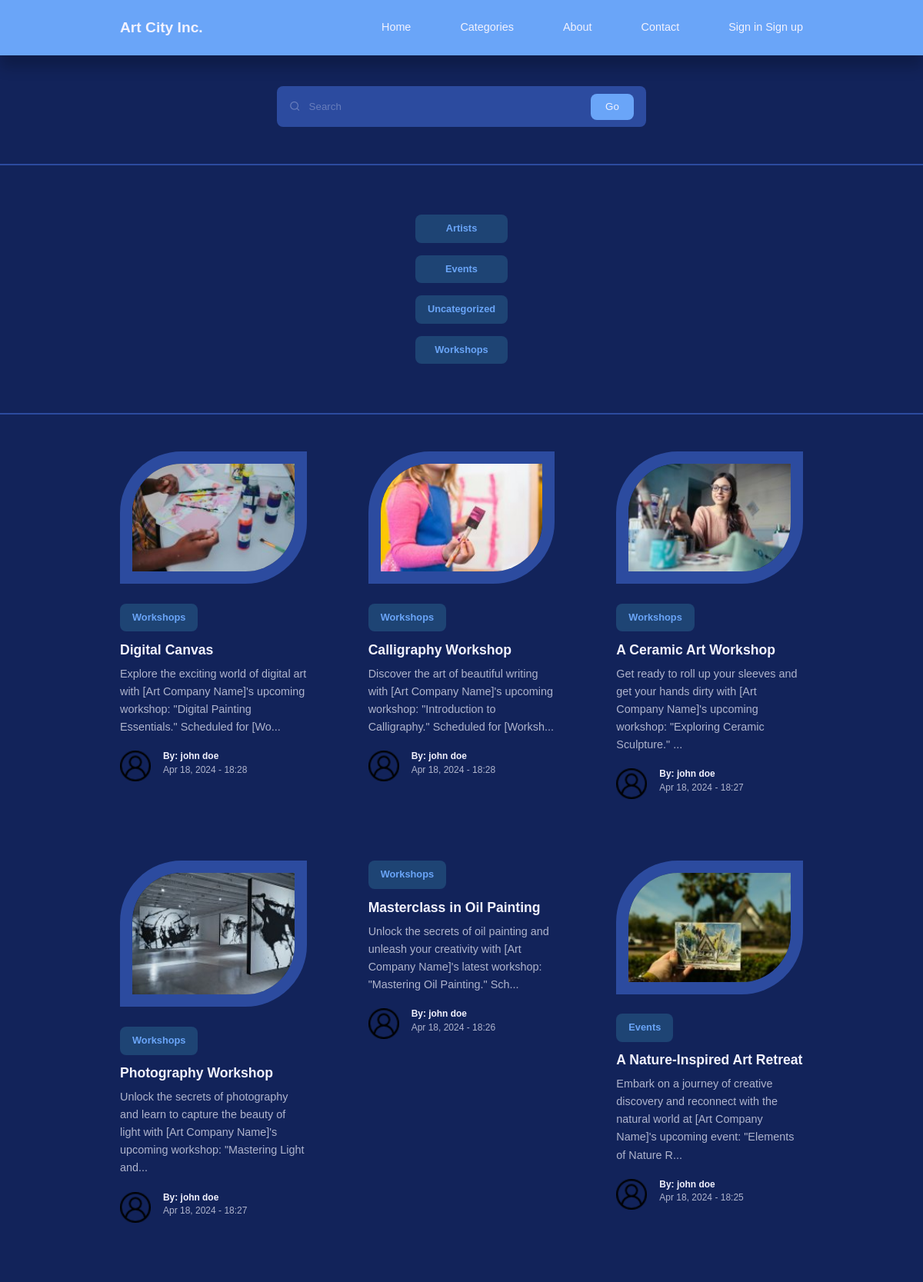
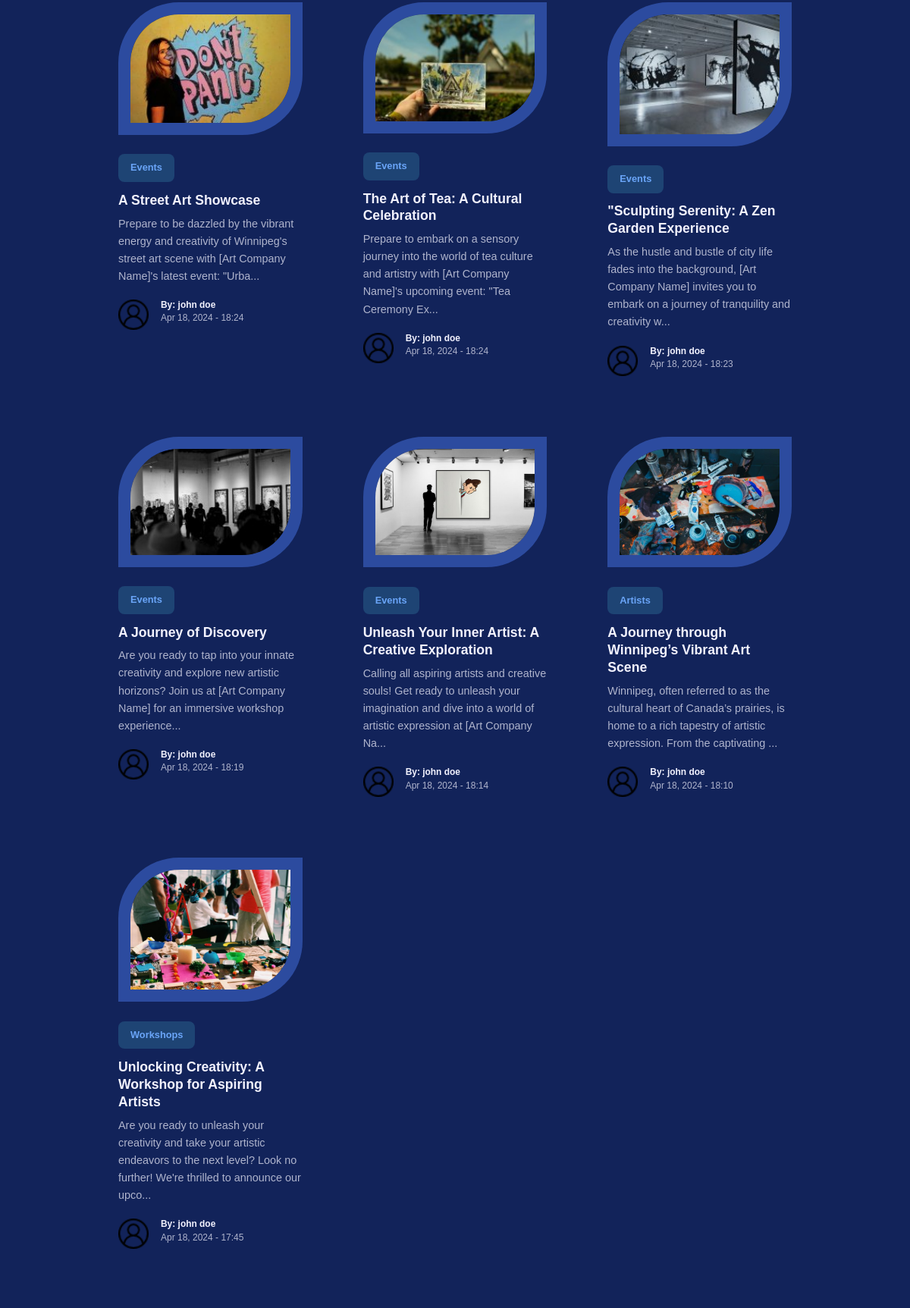
/categories.php (upper part), run on the app's committed database (2 pictures, top to bottom).
### tables this page shows
CREATE TABLE `artcitycategories` (
  `id` int(11) UNSIGNED NOT NULL,
  `title` varchar(25) NOT NULL,
  `description` varchar(255) NOT NULL
);

CREATE TABLE `artcityposts` (
  `id` int(11) UNSIGNED NOT NULL,
  `title` varchar(255) NOT NULL,
  `content` text NOT NULL,
  `thumbnail` varchar(255) DEFAULT NULL,
  `created_date` timestamp NOT NULL DEFAULT current_timestamp(),
  `category_id` int(11) UNSIGNED DEFAULT NULL,
  `author_id` int(11) UNSIGNED NOT NULL,
  `is_featured` int(1) NOT NULL
);

CREATE TABLE `artcityusers` (
  `id` int(11) UNSIGNED NOT NULL,
  `firstname` varchar(25) NOT NULL,
  `lastname` varchar(25) NOT NULL,
  `username` varchar(25) NOT NULL,
  `email` varchar(50) NOT NULL,
  `password` varchar(255) NOT NULL,
  `is_admin` tinyint(1) NOT NULL
);

### categories.php (the view, shortened to what this page needs)
<?php
require('connect.php');
include('nav.php');
$query_regular = 'SELECT * FROM artcityposts WHERE is_featured = 0 ORDER BY created_date DESC';
$regular_posts =  $db->query($query_regular)->fetchAll(PDO::FETCH_ASSOC);
?>
<!DOCTYPE html>
<html lang="en">
<head>
    <link rel="stylesheet" href="main.css?v=<?php echo time(); ?>">
</head>
<body>
    <section class="search__bar">
        <form class="container search__bar-container" action="search.php" method="GET">
            <div>
                <i class="uil uil-search"></i>
                <input type="search" name="q" placeholder="Search">
            </div>
            <button type="submit" class="btn">Go</button>
        </form>
    </section>
    <section class="category__buttons">
        <div class="container category__buttons-container">
            <?php
            $categories_query = "SELECT * FROM artcitycategories ORDER BY title ASC";
            $categories_stmt = $db->query($categories_query);
            ?>
            <?php while ($cat = $categories_stmt->fetch(PDO::FETCH_ASSOC)) : ?>
                <a href="category-post.php?id=<?= $cat['id'] ?>" class="category__button"><?= $cat['title'] ?></a>
            <?php endwhile; ?>
        </div>
    </section>
    <section class="posts">
        <div class="container posts__container">
            <?php foreach ($regular_posts as $post) : ?>
                <article class="post">
                    <?php if (isset($post['thumbnail'])) : ?>
                        <div class="post__thumbnail">
                            <img src="./uploads/<?= $post['thumbnail'] ?>" alt="Post Image" />
                        </div>
                    <?php endif; ?>
                    <div class="post__info">
                        <?php
                        $category_id = $post["category_id"];
                        $cat_query = 'SELECT * FROM artcitycategories WHERE id = ?';
                        $cat_stmt = $db->prepare($cat_query);
                        $cat_stmt->execute([$category_id]);
                        $category = $cat_stmt->fetch(PDO::FETCH_ASSOC);
                        $category_title =  $category['title'];
                        ?>
                        <a href="category-post.php?id=<?= $category['id'] ?>" class="category__button"><?= $category_title ?></a>
                        <h3 class="post__title"><a href="post.php?id=<?= $post['id'] ?>">
                                <?= $post['title'] ?></a></h3>
                        <p class="post__body"><?= substr($post['content'], 0, 150) . '...' ?></p>
                    </div>
                    <div class="post__author">
                        <?php
                        $author_id = $post['author_id'];
                        $authors_query = "SELECT * FROM artcityusers WHERE id = :author_id";
                        $authors_stmt = $db->prepare($authors_query);
                        $authors_stmt->bindParam(":author_id", $author_id, PDO::PARAM_INT);
                        $authors_stmt->execute();
                        $author = $authors_stmt->fetch(PDO::FETCH_ASSOC);
                        ?>
                        <div class="post__author-avatar">
                            <img src="logo/user.png" alt="" />
                        </div>
                        <div class="post__author-info">
                            <h5>By: <?= "{$author['firstname']} {$author['lastname']}" ?></h5>
                            <small><?= date("M d, Y - H:i", strtotime($post['created_date'])) ?></small>
                        </div>
                    </div>
                </article>
            <?php endforeach; ?>
        </div>
    </section>
</body>
</html>

### main.css (style rules this page uses)
:root { --color-primary: #6aa5f8; --color-primary-light: hsla(186, 75%, 62%, 0.18); --color-primary-variant: #44b3ee; --color-red: #da0f3f; --color-red-light: hsl(346, 87%, 46%, 15%); --color-green: #03d782; --color-green-light: hsl(156, 100%, 38%, 15%); --color-gray-900: #2c4b9f; --color-gray-700: #217ca3; --color-gray-300: rgba(242, 242, 254, 0.3); --color-gray-200: rgba(242, 242, 254, 0.7); --color-white: #f2f2fe; --color-bg: #12235a; --transition: all 300ms ease; --container-width-lg: 74%; --container-width-md: 88%; --form-width: 40%; --card-border-radius-1: 0.3rem; --card-border-radius-2: 0.5rem; --card-border-radius-3: 0.8rem; --card-border-radius-4: 2rem; --card-border-radius-5: 5rem; }
* { margin: 0; padding: 0; outline: 0; border: 0; list-style: none; text-decoration: none; box-sizing: border-box; }
body { font-family: "Montserrat", sans-serif; line-height: 1.6; color: var(--color-gray-200); overflow-x: hidden; background: var(--color-bg); font-size: 0.9rem; }
.container { width: var(--container-width-lg); max-width: 1800px; margin-inline: auto; }
section { margin-top: 3rem; width: 100vw; }
h1, h2, h3, h4, h5 { color: var(--color-white); line-height: 1.3; }
h3 { font-size: 1.1rem; margin: 0.8rem 0 0.5rem; }
a { color: var(--color-white); transition: var(--transition); }
img { display: block; width: 100%; object-fit: cover; }
.category__button { background: var(--color-primary-light); color: var(--color-primary); display: inline-block; padding: 0.5rem 1rem; border-radius: var(--card-border-radius-2); font-weight: 600; font-size: 0.8rem; text-align: center; }
.post__thumbnail { border-radius: var(--card-border-radius-5) 0; border: 1rem solid var(--color-gray-900); overflow: hidden; margin-bottom: 1.6rem; }
.post__author { display: flex; gap: 1rem; margin-top: 1.2rem; }
.post__author-avatar { width: 2.5rem; height: 2.5rem; border-radius: var(--card-border-radius-3); overflow: hidden; }
.posts__container { display: grid; grid-template-columns: repeat(3, 1fr); gap: 5rem; margin-bottom: 5rem; }
.category__buttons { padding: 4rem 0; border-top: 2px solid var(--color-gray-900); border-bottom: 2px solid var(--color-gray-900); }
.category__buttons-container { width: fit-content; display: grid; gap: 1rem; }
.search__bar { margin-top: 7rem; }
.search__bar-container { position: relative; width: 30rem; background: var(--color-gray-900); display: flex; flex-direction: row; align-items: center; justify-content: space-between; overflow: hidden; padding: 0.6rem 1rem; border-radius: var(--card-border-radius-2); color: var(--color-gray-300); }
.search__bar-container > div { width: 100%; display: flex; align-items: center; }
.search__bar input { background: transparent; margin-left: 0.7rem; padding: 0.5rem 0; width: 100%; }
.search__bar input::placeholder { color: var(--color-gray-300); }
.btn { display: inline-block; width: fit-content; padding: 0.6rem 1.2rem; background-color: var(--color-primary); border-radius: var(--card-border-radius-2); cursor: pointer; transition: var(--transition); color: var(--color-white); }
form { display: flex; flex-direction: column; gap: 1rem; }
input, textarea, select { padding: 0.8rem 1.4rem; background-color: var(--color-gray-900); border-radius: var(--card-border-radius-2); resize: none; color: var(--color-white); }

### data on the page
artcitycategories: title "Artists"
artcitycategories: title "Events"
artcitycategories: title "Uncategorized"
artcitycategories: title "Workshops"
artcityposts: thumbnail (picture), category.title "Workshops", title "Digital Canvas", content "Explore the exciting world of digital art with [Art Company Name]'s upcoming workshop: \"Digital Painting Essentials.\" Scheduled for [Wo", author.firstname "john", author.lastname "doe", created_date "Apr 18, 2024 - 18:28"
artcityposts: thumbnail (picture), category.title "Workshops", title "Calligraphy Workshop", content "Discover the art of beautiful writing with [Art Company Name]'s upcoming workshop: \"Introduction to Calligraphy.\" Scheduled for [Worksh", author.firstname "john", author.lastname "doe", created_date "Apr 18, 2024 - 18:28"
artcityposts: thumbnail (picture), category.title "Workshops", title "A Ceramic Art Workshop", content "Get ready to roll up your sleeves and get your hands dirty with [Art Company Name]'s upcoming workshop: \"Exploring Ceramic Sculpture.\"", author.firstname "john", author.lastname "doe", created_date "Apr 18, 2024 - 18:27"
artcityposts: thumbnail (picture), category.title "Workshops", title "Photography Workshop", content "Unlock the secrets of photography and learn to capture the beauty of light with [Art Company Name]'s upcoming workshop: \"Mastering Light and", author.firstname "john", author.lastname "doe", created_date "Apr 18, 2024 - 18:27"
artcityposts: category.title "Workshops", title "Masterclass in Oil Painting", content "Unlock the secrets of oil painting and unleash your creativity with [Art Company Name]'s latest workshop: \"Mastering Oil Painting.\" Sch", author.firstname "john", author.lastname "doe", created_date "Apr 18, 2024 - 18:26"
artcityposts: thumbnail (picture), category.title "Events", title "A Nature-Inspired Art Retreat", content "Embark on a journey of creative discovery and reconnect with the natural world at [Art Company Name]'s upcoming event: \"Elements of Nature R", author.firstname "john", author.lastname "doe", created_date "Apr 18, 2024 - 18:25"
artcityposts: thumbnail (picture), category.title "Events", title "A Street Art Showcase", content "Prepare to be dazzled by the vibrant energy and creativity of Winnipeg's street art scene with [Art Company Name]'s latest event: \"Urba", author.firstname "john", author.lastname "doe", created_date "Apr 18, 2024 - 18:24"
artcityposts: thumbnail (picture), category.title "Events", title "The Art of Tea: A Cultural Celebration", content "Prepare to embark on a sensory journey into the world of tea culture and artistry with [Art Company Name]'s upcoming event: \"Tea Ceremony Ex", author.firstname "john", author.lastname "doe", created_date "Apr 18, 2024 - 18:24"
artcityposts: thumbnail (picture), category.title "Events", title "\"Sculpting Serenity: A Zen Garden Experience", content "As the hustle and bustle of city life fades into the background, [Art Company Name] invites you to embark on a journey of tranquility and creativity w", author.firstname "john", author.lastname "doe", created_date "Apr 18, 2024 - 18:23"
artcityposts: thumbnail (picture), category.title "Events", title "A Journey of Discovery", content "Are you ready to tap into your innate creativity and explore new artistic horizons? Join us at [Art Company Name] for an immersive workshop experience", author.firstname "john", author.lastname "doe", created_date "Apr 18, 2024 - 18:19"
artcityposts: thumbnail (picture), category.title "Events", title "Unleash Your Inner Artist: A Creative Exploration", content "Calling all aspiring artists and creative souls! Get ready to unleash your imagination and dive into a world of artistic expression at [Art Company Na", author.firstname "john", author.lastname "doe", created_date "Apr 18, 2024 - 18:14"
artcityposts: thumbnail (picture), category.title "Artists", title "A Journey through Winnipeg’s Vibrant Art Scene", content "Winnipeg, often referred to as the cultural heart of Canada’s prairies, is home to a rich tapestry of artistic expression. From the captivating", author.firstname "john", author.lastname "doe", created_date "Apr 18, 2024 - 18:10"
artcityposts: thumbnail (picture), category.title "Workshops", title "Unlocking Creativity: A Workshop for Aspiring Artists", content "Are you ready to unleash your creativity and take your artistic endeavors to the next level? Look no further! We're thrilled to announce our upco", author.firstname "john", author.lastname "doe", created_date "Apr 18, 2024 - 17:45"
